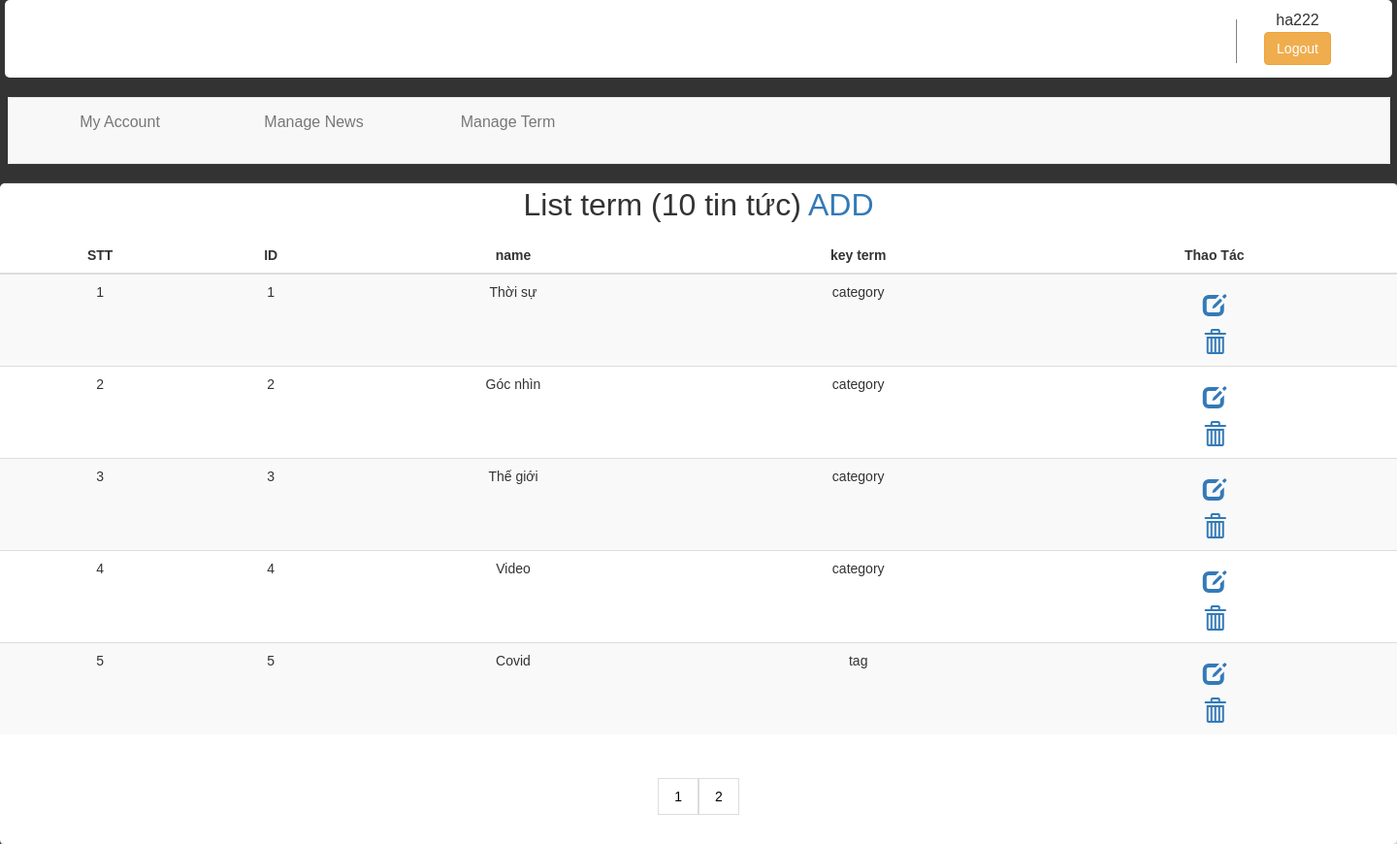
The page /index.php?action=manage-term (signed in) on the database its author committed.
### tables this page shows
CREATE TABLE `term` (
  `id_term` int(50) NOT NULL,
  `name` varchar(50) NOT NULL,
  `key_term` varchar(50) NOT NULL
);

### index.php (called while the page is built, shortened)
<?php
require_once './mvc/controller/HomeController.php';
$Controller = new Controller();
$Controller->Controller();
?>

### mvc/models/DB.php (called while the page is built, shortened)
<?php
class DB{
    public $conn;
	public function connect()
	{
		$this->conn=new mysqli(host,user,pass,db) or die("Lỗi");
		mysqli_set_charset($this->conn,'utf8');
	}
	public function execute($sql){
		$this->result = $this->conn->query($sql);
		return $this->result;
	}
    public function Select($sql)
	{
		$result=$this->conn->query($sql);
		if (!empty($result->num_rows)==0) {
			$data=0;
		}else{
			while ($row=$result->fetch_assoc()) {
				$data[]=$row;
			}
		}
		return $data;
	}
}
?>

### mvc/models/models.php (called while the page is built, shortened)
<?php
    require_once './mvc/models/DB.php';
    class model extends DB {
        protected $con;
        public function __construct() {
            $this->con = new DB();
        }
            public function getAlltermpage($limit,$page){
                $sql = "select *, (select count(id_term) from term ) as total from term LIMIT ".(($page - 1) * $limit).", ".'5'."";
                $this->result=$this->con->execute($sql);
                if ($this->result->num_rows==0) {
                      $data=0;
                   }else{
                     while ($row=$this->result->fetch_assoc()) {
                        $data[]=$row;
                                 }
                             }
                  return $data;
            }
            public function getAllterm(){
                $sql = "SELECT * FROM `term`";
                $result=$this->con->Select($sql);
                return $result;
            }
     }
?>

### mvc/views/term/manage-term.php (the view, shortened to what this page needs)
<?php include ('./mvc/views/includes/hearder.php') ?>
	        <div class="nd">
	        	<p>List term (<?php echo count($data_term);  ?> tin tức)<a href="index.php?action=add-term"> ADD </a></p>
	        	<table class="table table-striped">
	        		<thead>
	        		<tr>
	        			<th>STT</th>
	        			<th>ID</th>
	        			<th>name</th>
	        			<th>key term</th>
	        			<th>Thao Tác</th>
	        		</tr>
	        		</thead>
	        		<tbody>
	        			<?php
	        				$i=1;
	        				foreach ($result as $value) {
	        			  ?>
	        			 	<tr>
	        			 		<td><?php echo $i++; ?></td>
	        			 		<td><?php echo $value['id_term']; ?></td>
	        			 		<td><?php echo $value['name']; ?></td>
	        			 		<td><?php echo $value['key_term']; ?></td>
	        			 		<td>
	        			 		 <form class="quanly">
									<li><a href="index.php?action=edit-term&id_term=<?php echo $value['id_term'];?> "><i class="glyphicon glyphicon-edit"></i></a></li>
									<li><a href="index.php?action=delete-term&id_term=<?php echo $value['id_term'];?>" onclick="return confirm('Do want to delete this term?');"><i class="glyphicon glyphicon-trash"></i></a></li>
								</form>
						       </td>
	        			 	</tr>
	        			  <?php
	        			  	}
	        			   ?>
	        		</tbody>
	        	</table>
				  <?php
                  if($result != NULL)
                  {
                    ?>
                <div class="container1">
                  <div class="pagination" id="comment">
                    <?php
                    for ($i=1; $i <= $page ; $i++) {
                      echo '<a href="index.php?action=manage-term&page='.$i.'#comment">'.$i.'</a>';
                    }
                     ?>
                </div>
              </div>
                    <?php
                  }
                 ?>
                </div>
              </div>
</body>
</html>

### mvc/controller/HomeController.php (shortened to what this page needs)
<?php
require_once './mvc/models/models.php';
    class Controller{
        public $models;
		function __construct()
		{
			$this->models =new model();
		}
        public function Controller(){
            if(isset($_GET['action'])){
                switch($_GET['action']){
                    case 'manage-term':
                        $data_term = $this->models->getAllterm();
                        $number = count($data_term);
                        $result = $this->models->getAlltermpage(5, isset($_GET['page'])? $_GET['page'] : 1);
                        $page = isset($result)?$number < 5? 1 : ( $number % 5 > 0) ? ( $number /5) + 1:  $number/5 : 0;
                        require_once './mvc/views/term/manage-term.php';
                        break;
                }
            }else{
                header('Location:index.php?action=login');
            }
        }
    }
?>

### mvc/views/includes/hearder.php (shortened to what this page needs)
 <!DOCTYPE html>
<html>
<head>
    <link rel="stylesheet" href="https://maxcdn.bootstrapcdn.com/bootstrap/3.4.1/css/bootstrap.min.css">
    <link rel="stylesheet" type="text/css" href="css/themsua.css">
    <link rel="stylesheet" type="text/css" href="css/quanly.css">
</head>
<body>
    <div class="container_12">
        <div class="khung">
          <div class="khung1">
          <div class="phai">
                <div class="usertrai">
                </div>
                <div class="userphai">
                    <ul>
                      <li><?php echo $_SESSION['name']?></li>
                    <li><form class="dangxuat" method="POST"><button name="nutdx" type="submit" class="btn btn-warning">Logout</button></form></li>
                    </ul>
                </div>
            </div>
        </div>
       <div class="khung2">
          <nav class="navbar navbar-default">
            <div class="container-fluid">
              <ul class="nav navbar-nav">
              <li><a href="index.php?action=my-account&id=<?php echo $_SESSION['id'] ?>">My Account</a></li>
              <li><a href="index.php?action=manage-news">Manage News</a></li>
              <li><a href="index.php?action=manage-term">Manage Term</a></li>
                  <ul class="menu_sub">
                      <li><a href=""></a></li>
                  </ul>
              </ul>
            </div>
          </nav>
        </div>
      </div>

### public/css/themsua.css (style rules this page uses)
body { background-image: url(img/images.jpg); background-size: cover; }

### public/css/quanly.css (style rules this page uses)
* { margin: 0; padding: 0; }
body { font-size: 16px; background: #333; font-family: 'Poppins', sans-serif; }
a { text-decoration: none; list-style: none; }
li { text-decoration: none; list-style: none; }
.container_12 { margin:0px auto; }
ul { margin-bottom: 0; }
.khung { margin: 0px auto; max-width: 1450px; }
.khung1 { height: 80px; margin: 0px auto; width: 1430px; background: #fff; margin-bottom: 20px; border-radius: 5px; }
.btn { font-weight: 390; }
.phai { margin-bottom: 20px; float: right; width: 200px; height: 50px; }
.usertrai { margin-right: 15px; margin-top: 20px; width: 40px; height: 45px; float: left; border-right: 1px solid grey; }
.userphai { margin-top: 10px; width: 125px; }
.userphai ul { display: block; width: 150px; }
.userphai ul li { text-align: center; }
.phai li { list-style: none; text-decoration: none; }
.khung2 { margin: 0 auto; display: block; max-width: 1425px; position: relative; clear: left; background: #fff; }
.khung2 li { display: inline-block; }
.khung2 ul li { width: 200px; height: 30px; text-align: center; }
.khung2 ul li a { margin-bottom: 15px; text-decoration: none; color: white; }
.nd { font-size: 14px; margin-top: 22px; margin: 0 auto; background: white; box-shadow: 1px 1px 1px 1px #ddd; display: block; z-index: 2; max-width: 100%; border-radius: 5px; }
.quanly li { text-align: center; list-style: none; }
.quanly li a { text-decoration: none; }
p { margin-top:15px; text-align: center; font-size: 32px; }
tbody { text-align: center; }
.glyphicon { padding-top: 10px; font-size: 24px; }
th { text-align: center; width: auto; }
.container1 { width: 500px; margin: auto; text-align: center; }
.pagination { margin: 25px auto; }
.pagination a { display: block; color: black; float: left; padding: 8px 16px; text-decoration: none; border: 1px solid #ddd; transition: background-color .3s; }

### rows shown on the page
term: id_term "1", name "Thời sự", key_term "category"
term: id_term "2", name "Góc nhìn", key_term "category"
term: id_term "3", name "Thế giới", key_term "category"
term: id_term "4", name "Video", key_term "category"
term: id_term "5", name "Covid", key_term "tag"

### other values the page prints
$_SESSION['name'] "ha222"
count($data_term) "10"
